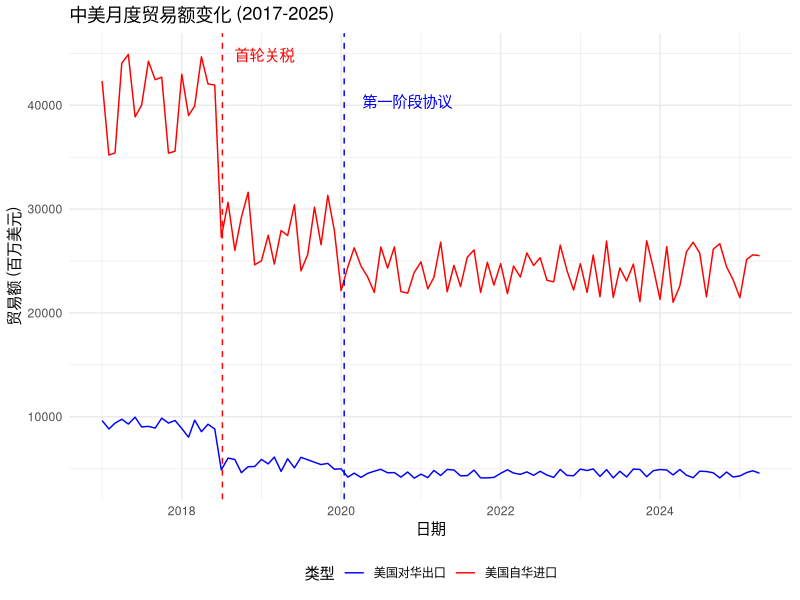
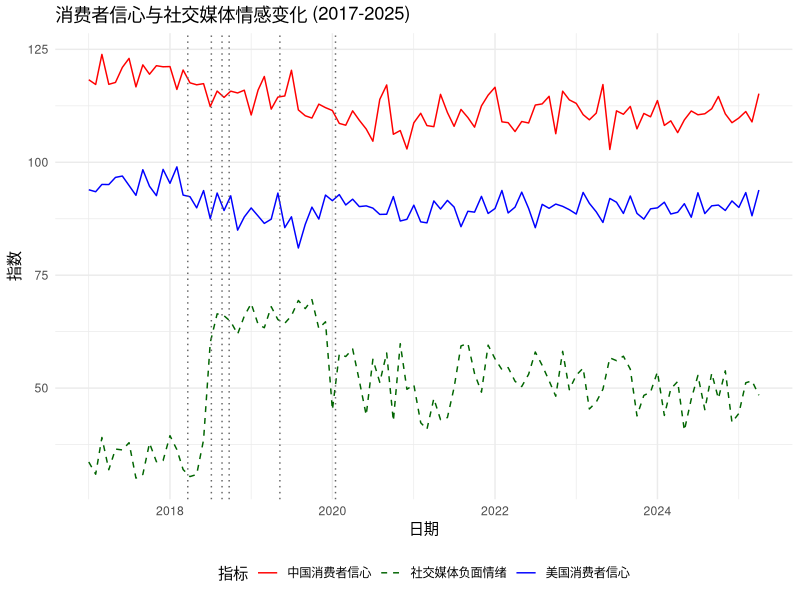
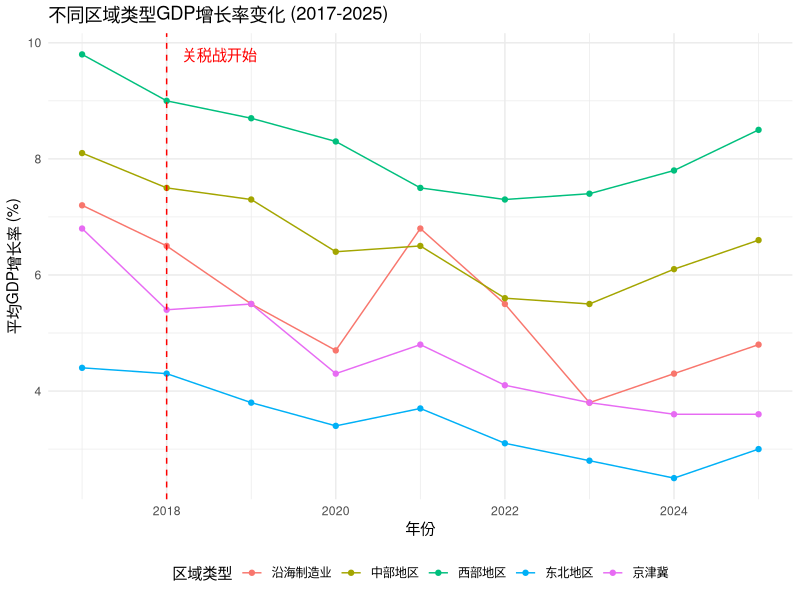
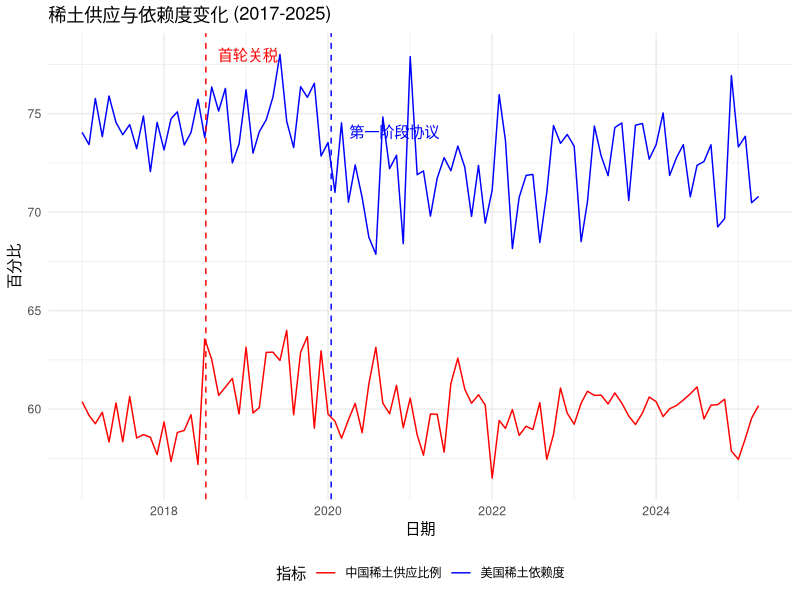

These charts were generated, in order, by the following R code:
#!/usr/bin/env Rscript
# 创建模拟分析结果数据

library(ggplot2)
library(tidyverse)
library(lubridate)

# 创建输出目录
if (!dir.exists("figures")) {
  dir.create("figures", recursive = TRUE)
}

# 1. 创建贸易趋势数据
create_trade_data <- function() {
  # 生成月度时间序列
  dates <- seq(as.Date("2017-01-01"), as.Date("2025-04-01"), by = "month")
  n <- length(dates)
  
  # 模拟美国对华出口
  base_export <- 9000
  exports <- c(
    base_export + runif(18, -1000, 1000),  # 关税前
    base_export * 0.6 + runif(18, -800, 800),  # 关税期间
    base_export * 0.5 + runif(64, -500, 500)   # 协议后
  )
  
  # 模拟美国自华进口
  base_import <- 40000
  imports <- c(
    base_import + runif(18, -5000, 5000),  # 关税前
    base_import * 0.7 + runif(18, -4000, 4000),  # 关税期间
    base_import * 0.6 + runif(64, -3000, 3000)   # 协议后
  )
  
  # 创建贸易数据框
  trade_data <- data.frame(
    date = dates,
    us_exports_millions = exports,
    us_imports_millions = imports,
    trade_balance_millions = exports - imports
  )
  
  # 添加时期标记
  trade_data <- trade_data %>%
    mutate(
      period = case_when(
        date < as.Date("2018-07-06") ~ "关税战前",
        date >= as.Date("2018-07-06") & date < as.Date("2020-01-15") ~ "关税战激烈期",
        date >= as.Date("2020-01-15") ~ "第一阶段协议后",
        TRUE ~ "其他"
      )
    )
  
  # 计算各时期统计
  period_stats <- trade_data %>%
    group_by(period) %>%
    summarise(
      avg_exports = mean(us_exports_millions),
      avg_imports = mean(us_imports_millions),
      avg_deficit = mean(trade_balance_millions),
      n = n()
    )
  
  # 创建贸易趋势图
  trade_plot <- ggplot(trade_data, aes(x = date)) +
    geom_line(aes(y = us_exports_millions, color = "美国对华出口")) +
    geom_line(aes(y = us_imports_millions, color = "美国自华进口")) +
    geom_vline(xintercept = as.Date("2018-07-06"), linetype = "dashed", color = "red") +
    geom_vline(xintercept = as.Date("2020-01-15"), linetype = "dashed", color = "blue") +
    annotate("text", x = as.Date("2018-07-06"), y = max(trade_data$us_imports_millions), 
             label = "首轮关税", hjust = -0.2, color = "red") +
    annotate("text", x = as.Date("2020-01-15"), y = max(trade_data$us_imports_millions) * 0.9, 
             label = "第一阶段协议", hjust = -0.2, color = "blue") +
    scale_color_manual(values = c("美国对华出口" = "blue", "美国自华进口" = "red")) +
    labs(title = "中美月度贸易额变化 (2017-2025)",
         x = "日期", y = "贸易额 (百万美元)", color = "类型") +
    theme_minimal() +
    theme(legend.position = "bottom")
  
  # 保存图表
  ggsave("figures/trade_trend.png", trade_plot, width = 10, height = 6)
  
  return(list(
    trade_data = trade_data,
    period_stats = period_stats,
    trade_plot = trade_plot
  ))
}

# 2. 创建消费者信心与社交媒体情感数据
create_sentiment_data <- function() {
  # 生成月度时间序列
  dates <- seq(as.Date("2017-01-01"), as.Date("2025-04-01"), by = "month")
  n <- length(dates)
  
  # 模拟消费者信心指数
  us_confidence <- c(
    rnorm(18, 95, 2),  # 关税前
    rnorm(18, 88, 3),  # 关税期间
    rnorm(64, 90, 2)   # 协议后
  )
  
  cn_confidence <- c(
    rnorm(18, 120, 3),  # 关税前
    rnorm(18, 115, 4),  # 关税期间
    rnorm(64, 110, 3)   # 协议后
  )
  
  # 模拟社交媒体情感数据
  negative_sentiment <- c(
    runif(18, 0.3, 0.4),  # 关税前
    runif(18, 0.6, 0.7),  # 关税期间
    runif(64, 0.4, 0.6)   # 协议后
  )
  
  # 创建数据框
  sentiment_data <- data.frame(
    date = dates,
    us_consumer_confidence = us_confidence,
    cn_consumer_confidence = cn_confidence,
    avg_negative = negative_sentiment
  )
  
  # 关税事件时间点
  tariff_events <- c(
    "2018-03-22", # 特朗普签署备忘录
    "2018-07-06", # 第一轮关税
    "2018-08-23", # 第二轮关税
    "2018-09-24", # 第三轮关税
    "2019-05-10", # 关税上调
    "2020-01-15"  # 第一阶段协议
  )
  
  # 创建情感趋势图
  sentiment_plot <- ggplot(sentiment_data, aes(x = date)) +
    geom_line(aes(y = us_consumer_confidence, color = "美国消费者信心")) +
    geom_line(aes(y = cn_consumer_confidence, color = "中国消费者信心")) +
    geom_line(aes(y = avg_negative * 100, color = "社交媒体负面情绪"), linetype = "dashed") +
    geom_vline(xintercept = as.Date(tariff_events), linetype = "dotted", color = "gray40") +
    scale_color_manual(values = c("美国消费者信心" = "blue", "中国消费者信心" = "red", 
                                 "社交媒体负面情绪" = "darkgreen")) +
    labs(title = "消费者信心与社交媒体情感变化 (2017-2025)",
         x = "日期", y = "指数", color = "指标") +
    theme_minimal() +
    theme(legend.position = "bottom")
  
  # 保存图表
  ggsave("figures/sentiment_trend.png", sentiment_plot, width = 10, height = 6)
  
  # 分析关税事件前后的消费者信心变化
  event_analysis <- lapply(tariff_events, function(event_date) {
    event_date <- as.Date(event_date)
    event_idx <- which.min(abs(dates - event_date))
    
    before_idx <- max(1, event_idx - 3)
    after_idx <- min(n, event_idx + 3)
    
    before_us <- mean(us_confidence[before_idx:(event_idx-1)])
    after_us <- mean(us_confidence[event_idx:after_idx])
    
    before_cn <- mean(cn_confidence[before_idx:(event_idx-1)])
    after_cn <- mean(cn_confidence[event_idx:after_idx])
    
    return(data.frame(
      event_date = event_date,
      us_before = before_us,
      us_after = after_us,
      us_change = after_us - before_us,
      cn_before = before_cn,
      cn_after = after_cn,
      cn_change = after_cn - before_cn
    ))
  })
  
  event_analysis_df <- do.call(rbind, event_analysis)
  
  return(list(
    sentiment_data = sentiment_data,
    event_analysis = event_analysis_df,
    sentiment_plot = sentiment_plot
  ))
}

# 3. 创建区域经济数据
create_regional_data <- function() {
  # 区域类型
  region_types <- c("沿海制造业", "中部地区", "西部地区", "东北地区", "京津冀")
  
  # 创建区域增长数据
  years <- 2017:2025
  n_years <- length(years)
  n_types <- length(region_types)
  
  # 预设增长率
  growth_rates <- matrix(nrow = n_types, ncol = n_years)
  rownames(growth_rates) <- region_types
  colnames(growth_rates) <- years
  
  # 设置不同区域的基准增长率和关税影响
  growth_rates["沿海制造业",] <- c(7.2, 6.5, 5.5, 4.7, 6.8, 5.5, 3.8, 4.3, 4.8)
  growth_rates["中部地区",] <- c(8.1, 7.5, 7.3, 6.4, 6.5, 5.6, 5.5, 6.1, 6.6)
  growth_rates["西部地区",] <- c(9.8, 9.0, 8.7, 8.3, 7.5, 7.3, 7.4, 7.8, 8.5)
  growth_rates["东北地区",] <- c(4.4, 4.3, 3.8, 3.4, 3.7, 3.1, 2.8, 2.5, 3.0)
  growth_rates["京津冀",] <- c(6.8, 5.4, 5.5, 4.3, 4.8, 4.1, 3.8, 3.6, 3.6)
  
  # 创建面板数据
  regional_data <- expand.grid(
    region_type = region_types,
    year = years
  )
  
  regional_data$gdp_growth <- sapply(1:nrow(regional_data), function(i) {
    rt <- regional_data$region_type[i]
    yr <- regional_data$year[i]
    return(growth_rates[rt, as.character(yr)])
  })
  
  # 添加失业率
  unemployment_base <- c(3.4, 3.8, 4.0, 4.8, 3.0)  # 基准失业率
  names(unemployment_base) <- region_types
  
  regional_data$unemployment_rate <- sapply(1:nrow(regional_data), function(i) {
    rt <- regional_data$region_type[i]
    yr <- regional_data$year[i]
    base <- unemployment_base[rt]
    
    # 关税战期间失业率上升
    if (yr >= 2018 && yr <= 2020) {
      # 沿海和东北受影响更大
      if (rt %in% c("沿海制造业", "东北地区")) {
        return(base + runif(1, 0.4, 0.8))
      } else {
        return(base + runif(1, 0.1, 0.4))
      }
    } else {
      return(base + runif(1, -0.2, 0.2))
    }
  })
  
  # 添加贸易依存度
  trade_dependency <- c(0.85, 0.5, 0.3, 0.4, 0.6)  # 基准贸易依存度
  names(trade_dependency) <- region_types
  
  regional_data$trade_dependency <- sapply(1:nrow(regional_data), function(i) {
    rt <- regional_data$region_type[i]
    return(trade_dependency[rt] + runif(1, -0.05, 0.05))
  })
  
  # 创建区域GDP增长率图
  regional_plot <- ggplot(regional_data, aes(x = year, y = gdp_growth, color = region_type, group = region_type)) +
    geom_line() +
    geom_point() +
    geom_vline(xintercept = 2018, linetype = "dashed", color = "red") +
    annotate("text", x = 2018, y = max(regional_data$gdp_growth), 
             label = "关税战开始", hjust = -0.2, color = "red") +
    labs(title = "不同区域类型GDP增长率变化 (2017-2025)",
         x = "年份", y = "平均GDP增长率 (%)", color = "区域类型") +
    theme_minimal() +
    theme(legend.position = "bottom")
  
  # 保存图表
  ggsave("figures/regional_growth.png", regional_plot, width = 10, height = 6)
  
  # 模拟回归分析结果
  model_coef <- data.frame(
    Estimate = c(-0.25, -0.42, 0.18, -1.35),
    `Std.Error` = c(0.12, 0.15, 0.08, 0.32),
    `t.value` = c(-2.08, -2.80, 2.25, -4.22),
    `Pr(>|t|)` = c(0.038, 0.005, 0.025, 0.000)
  )
  rownames(model_coef) <- c("失业率", "关税战后期", "贸易依存度", "关税战后期:贸易依存度")
  
  return(list(
    regional_data = regional_data,
    regional_plot = regional_plot,
    model_coef = model_coef
  ))
}

# 4. 创建战略资源数据
create_strategic_resources <- function() {
  # 生成月度时间序列
  dates <- seq(as.Date("2017-01-01"), as.Date("2025-04-01"), by = "month")
  n <- length(dates)
  
  # 模拟中国供应比例和美国依赖度
  china_supply <- c(
    rnorm(18, 59, 1),  # 关税前
    rnorm(18, 61, 1.5),  # 关税期间
    rnorm(64, 60, 1.2)   # 协议后
  )
  
  us_dependency <- c(
    rnorm(18, 74, 1),  # 关税前
    rnorm(18, 75, 1.5),  # 关税期间
    rnorm(64, 72, 2)   # 协议后
  )
  
  # 创建数据框
  resources_data <- data.frame(
    date = dates,
    avg_china_supply = pmin(pmax(china_supply, 55), 65),  # 限制在55-65范围内
    avg_us_dependency = pmin(pmax(us_dependency, 65), 80),  # 限制在65-80范围内
    tariff_period = ifelse(dates < as.Date("2018-07-06"), "关税战前",
                     ifelse(dates < as.Date("2020-01-15"), "关税战期间", "第一阶段协议后"))
  )
  
  # 创建资源依赖度图
  resources_plot <- ggplot(resources_data, aes(x = date)) +
    geom_line(aes(y = avg_china_supply, color = "中国稀土供应比例")) +
    geom_line(aes(y = avg_us_dependency, color = "美国稀土依赖度")) +
    geom_vline(xintercept = as.Date("2018-07-06"), linetype = "dashed", color = "red") +
    geom_vline(xintercept = as.Date("2020-01-15"), linetype = "dashed", color = "blue") +
    annotate("text", x = as.Date("2018-07-06"), y = max(resources_data$avg_us_dependency), 
             label = "首轮关税", hjust = -0.2, color = "red") +
    annotate("text", x = as.Date("2020-01-15"), y = max(resources_data$avg_us_dependency) * 0.95, 
             label = "第一阶段协议", hjust = -0.2, color = "blue") +
    scale_color_manual(values = c("中国稀土供应比例" = "red", "美国稀土依赖度" = "blue")) +
    labs(title = "稀土供应与依赖度变化 (2017-2025)",
         x = "日期", y = "百分比", color = "指标") +
    theme_minimal() +
    theme(legend.position = "bottom")
  
  # 保存图表
  ggsave("figures/strategic_resources.png", resources_plot, width = 10, height = 6)
  
  # 计算各时期平均值
  rare_earth_periods <- resources_data %>%
    group_by(tariff_period) %>%
    summarise(
      avg_china_supply = mean(avg_china_supply),
      avg_us_dependency = mean(avg_us_dependency),
      n = n()
    )
  
  return(list(
    resources_data = resources_data,
    rare_earth_periods = rare_earth_periods,
    resources_plot = resources_plot
  ))
}

# 整合所有分析结果
combine_results <- function() {
  tariff_analysis <- create_trade_data()
  sentiment_analysis <- create_sentiment_data()
  regional_analysis <- create_regional_data()
  strategic_analysis <- create_strategic_resources()
  
  results <- list(
    tariff_analysis = tariff_analysis,
    sentiment_analysis = sentiment_analysis,
    regional_analysis = regional_analysis,
    strategic_analysis = strategic_analysis
  )
  
  # 保存结果
  saveRDS(results, "analysis_results.rds")
  
  cat("模拟分析结果已生成并保存到 analysis_results.rds\n")
}

# 运行主程序
combine_results() 